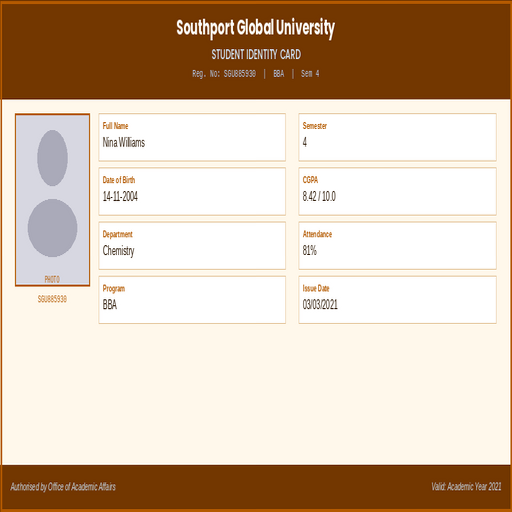
#> input picture Fake image.png, 512 x 512 px
$ python -i preprocessor.py   (imports and definitions only)
#> lines starting #> are read from the running program, lines starting #| are printed output that depends on the picture
import cv2
import numpy as np
import logging
import os

# [1 line not run here, left out]

class DocumentPreprocessor:
    """Handles initial image loading, cleaning, and geometric normalization."""

    def __init__(self):
        self.logger = logging.getLogger(__name__)

    def load_image(self, image_path):
        """Load image using OpenCV and return original BGR image."""
#> called with image_path = '../Fake image.png'
        self.logger.info(f"Loading image from {image_path}")
        if not os.path.exists(image_path):
            self.logger.error("Image file not found.")
            raise FileNotFoundError(f"Could not find the image at {image_path}.")

        image = cv2.imread(image_path)
#> image is the input picture: shape (512, 512, 3); mean B, G, R 170.2, 191.3, 212.3
        if image is None:
            self.logger.error("Failed to read image. File may be corrupted.")
            raise ValueError("Could not open or read the image.")
        return image

    def to_grayscale(self, image):
        """Convert BGR to grayscale."""
        self.logger.info("Converting to grayscale.")
        return cv2.cvtColor(image, cv2.COLOR_BGR2GRAY)
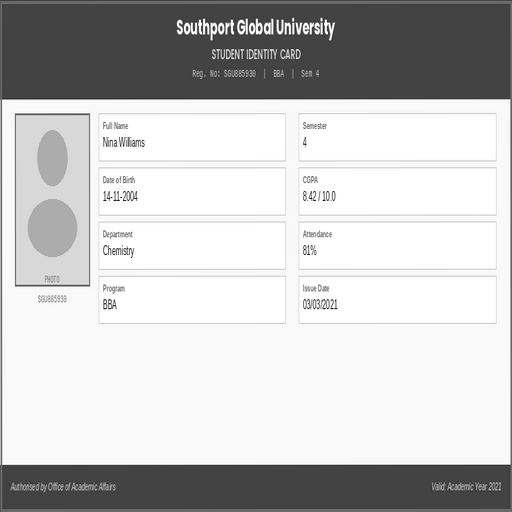
#> returned value: shape (512, 512); min 15, max 255, mean 195.4

    def denoise(self, image, sigma=1.0):
        """Apply Gaussian blur."""
#> called with sigma = 1
        self.logger.info("Applying denoising.")
        kernel_size = int(6 * sigma + 1)
        if kernel_size % 2 == 0:
            kernel_size += 1
        return cv2.GaussianBlur(image, (kernel_size, kernel_size), sigma)

    def enhance_contrast(self, image):
        """Apply CLAHE for contrast enhancement."""
        self.logger.info("Enhancing contrast using CLAHE.")
        clahe = cv2.createCLAHE(clipLimit=2.0, tileGridSize=(8,8))
        return clahe.apply(image)
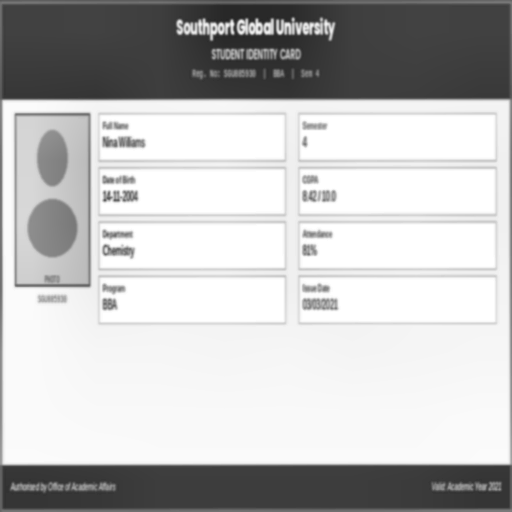
#> returned value: shape (512, 512); min 37, max 255, mean 190.1

    def correct_geometry(self, image):
        """Detects skew angle using Hough line transform and deskews."""
        self.logger.info("Correcting geometry (deskewing).")
        # Find all non-zero points (assuming dark text on light background, so we invert)
        coords = np.column_stack(np.where(image < 128))
#> coords = 73366 pairs, first value 0 to 511, second value 0 to 511
        if len(coords) == 0:
             return image # Cannot determine skew

        angle = cv2.minAreaRect(coords)[-1]
#> angle = -90

        # Adjust angle
        if angle < -45:
            angle = -(90 + angle)
#> angle = 0
        else:
            angle = -angle

        (h, w) = image.shape[:2]
#> h = 512; w = 512
        center = (w // 2, h // 2)
#> center = (256, 256)
        M = cv2.getRotationMatrix2D(center, angle, 1.0)
#> M = [[1, 0, 0], [0, 1, 0]]
        deskewed = cv2.warpAffine(image, M, (w, h), flags=cv2.INTER_CUBIC, borderMode=cv2.BORDER_REPLICATE)
        return deskewed

    def preprocess(self, image_path):
        """Run full preprocessing pipeline."""
        img = self.load_image(image_path)
        gray = self.to_grayscale(img)
        denoised = self.denoise(gray)
        enhanced = self.enhance_contrast(denoised)
        final = self.correct_geometry(enhanced)
        self.logger.info("Preprocessing pipeline complete.")
        return final

# [11 lines not run here, left out]

>>> result = DocumentPreprocessor().preprocess('../Fake image.png')

$ run again, on Authentic.png
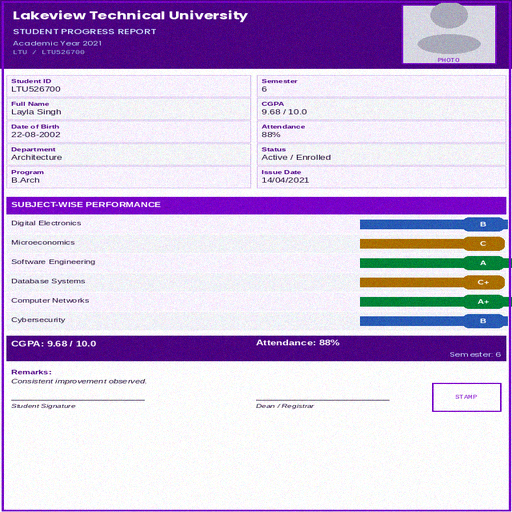
#> input picture Authentic.png, 512 x 512 px
#> in load_image, image is the input picture: shape (512, 512, 3); mean B, G, R 221.1, 188.9, 205.6
#> in denoise, `return cv2.GaussianBlur(image, (kernel_size, kernel_size), sigma)`:
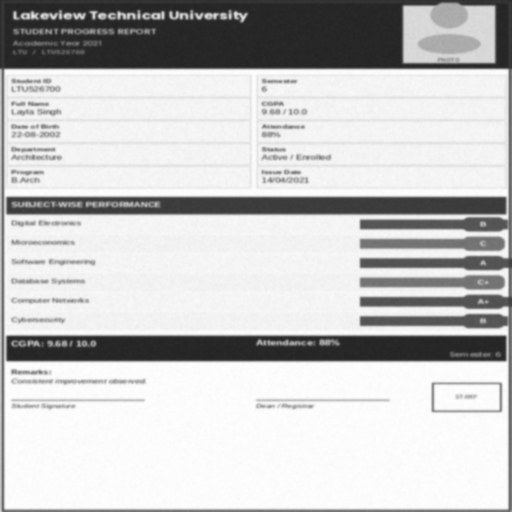
#> returned value: shape (512, 512); min 35, max 254, mean 197.4
#> in enhance_contrast, `return clahe.apply(image)`:
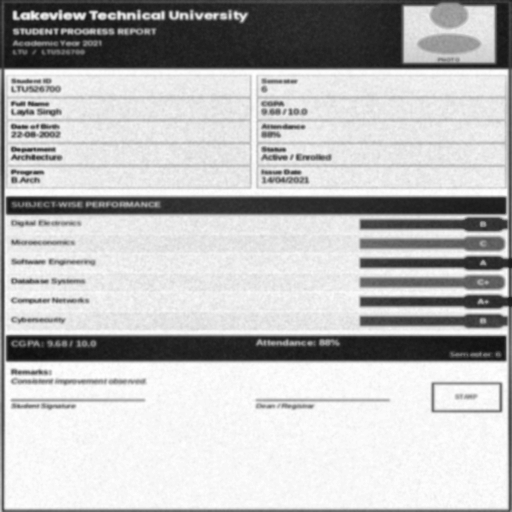
#> returned value: shape (512, 512); min 14, max 255, mean 187.9
#> coords = 62584 pairs, first value 0 to 511, second value 0 to 511
#> in correct_geometry, `angle = cv2.minAreaRect(coords)[-1]`: angle = -90
#> in correct_geometry, `angle = -(90 + angle)`: angle = 0
#> M = [[1, 0, 0], [0, 1, 0]]
